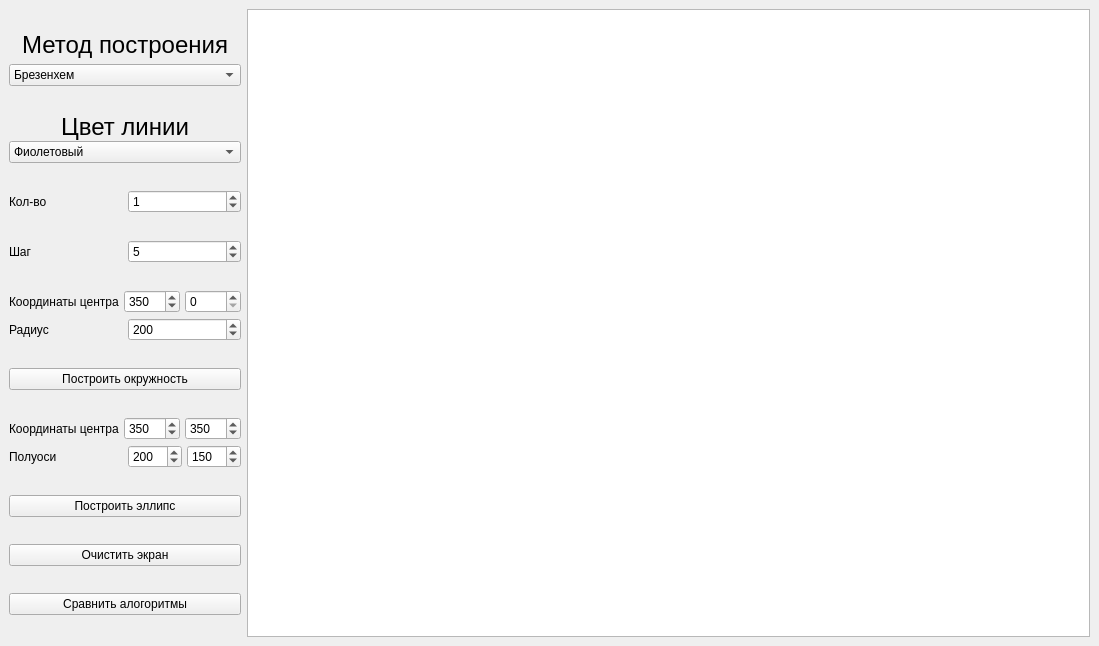
<?xml version="1.0" encoding="UTF-8"?>
<ui version="4.0">
 <class>MainWindow</class>
 <widget class="QMainWindow" name="MainWindow">
  <property name="geometry">
   <rect>
    <x>0</x>
    <y>0</y>
    <width>1099</width>
    <height>646</height>
   </rect>
  </property>
  <property name="windowTitle">
   <string>Lab_03</string>
  </property>
  <property name="autoFillBackground">
   <bool>false</bool>
  </property>
  <property name="tabShape">
   <enum>QTabWidget::Rounded</enum>
  </property>
  <widget class="QWidget" name="centralwidget">
   <layout class="QHBoxLayout" name="horizontalLayout">
    <item>
     <layout class="QVBoxLayout" name="verticalLayout">
      <property name="spacing">
       <number>5</number>
      </property>
      <property name="sizeConstraint">
       <enum>QLayout::SetDefaultConstraint</enum>
      </property>
      <property name="topMargin">
       <number>0</number>
      </property>
      <item>
       <layout class="QVBoxLayout" name="verticalLayout_2">
        <item>
         <widget class="QLabel" name="label_draw_method">
          <property name="sizePolicy">
           <sizepolicy hsizetype="Minimum" vsizetype="Fixed">
            <horstretch>0</horstretch>
            <verstretch>0</verstretch>
           </sizepolicy>
          </property>
          <property name="font">
           <font>
            <pointsize>18</pointsize>
            <weight>50</weight>
            <bold>false</bold>
           </font>
          </property>
          <property name="text">
           <string>Метод построения</string>
          </property>
          <property name="alignment">
           <set>Qt::AlignCenter</set>
          </property>
          <property name="margin">
           <number>0</number>
          </property>
         </widget>
        </item>
        <item>
         <widget class="QComboBox" name="draw_method">
          <item>
           <property name="text">
            <string>Брезенхем</string>
           </property>
          </item>
          <item>
           <property name="text">
            <string>Средняя точка</string>
           </property>
          </item>
          <item>
           <property name="text">
            <string>Библиотечная функция</string>
           </property>
          </item>
          <item>
           <property name="text">
            <string>Каноническое уравнение</string>
           </property>
          </item>
          <item>
           <property name="text">
            <string>Параметрическое уравнение</string>
           </property>
          </item>
         </widget>
        </item>
       </layout>
      </item>
      <item>
       <layout class="QVBoxLayout" name="verticalLayout_3">
        <property name="spacing">
         <number>0</number>
        </property>
        <property name="sizeConstraint">
         <enum>QLayout::SetDefaultConstraint</enum>
        </property>
        <item>
         <widget class="QLabel" name="label_line_color">
          <property name="sizePolicy">
           <sizepolicy hsizetype="Maximum" vsizetype="Fixed">
            <horstretch>0</horstretch>
            <verstretch>0</verstretch>
           </sizepolicy>
          </property>
          <property name="maximumSize">
           <size>
            <width>300</width>
            <height>16777215</height>
           </size>
          </property>
          <property name="font">
           <font>
            <pointsize>18</pointsize>
            <weight>50</weight>
            <bold>false</bold>
           </font>
          </property>
          <property name="layoutDirection">
           <enum>Qt::LeftToRight</enum>
          </property>
          <property name="autoFillBackground">
           <bool>false</bool>
          </property>
          <property name="frameShadow">
           <enum>QFrame::Plain</enum>
          </property>
          <property name="text">
           <string>Цвет линии</string>
          </property>
          <property name="scaledContents">
           <bool>false</bool>
          </property>
          <property name="alignment">
           <set>Qt::AlignBottom|Qt::AlignHCenter</set>
          </property>
         </widget>
        </item>
        <item>
         <widget class="QComboBox" name="colorBox">
          <item>
           <property name="text">
            <string>Фиолетовый</string>
           </property>
          </item>
          <item>
           <property name="text">
            <string>Черный</string>
           </property>
          </item>
          <item>
           <property name="text">
            <string>Синий</string>
           </property>
          </item>
          <item>
           <property name="text">
            <string>Зеленый</string>
           </property>
          </item>
          <item>
           <property name="text">
            <string>Задний фон</string>
           </property>
          </item>
         </widget>
        </item>
       </layout>
      </item>
      <item>
       <layout class="QHBoxLayout" name="horizontalLayout_2">
        <item>
         <widget class="QLabel" name="label">
          <property name="text">
           <string>Кол-во</string>
          </property>
         </widget>
        </item>
        <item>
         <widget class="QSpinBox" name="circle_num_box">
          <property name="value">
           <number>1</number>
          </property>
         </widget>
        </item>
       </layout>
      </item>
      <item>
       <layout class="QHBoxLayout" name="horizontalLayout_3">
        <item>
         <widget class="QLabel" name="label_2">
          <property name="text">
           <string>Шаг</string>
          </property>
         </widget>
        </item>
        <item>
         <widget class="QSpinBox" name="circle_step_box">
          <property name="maximum">
           <number>500</number>
          </property>
          <property name="value">
           <number>5</number>
          </property>
         </widget>
        </item>
       </layout>
      </item>
      <item>
       <layout class="QGridLayout" name="gridLayout">
        <item row="1" column="0">
         <layout class="QHBoxLayout" name="horizontalLayout_4">
          <item>
           <widget class="QLabel" name="label_3">
            <property name="text">
             <string>Координаты центра</string>
            </property>
           </widget>
          </item>
          <item>
           <widget class="QSpinBox" name="circle_center_x">
            <property name="maximum">
             <number>1000</number>
            </property>
            <property name="value">
             <number>350</number>
            </property>
           </widget>
          </item>
          <item>
           <widget class="QSpinBox" name="circle_center_y">
            <property name="maximum">
             <number>1000</number>
            </property>
            <property name="singleStep">
             <number>350</number>
            </property>
           </widget>
          </item>
         </layout>
        </item>
        <item row="2" column="0">
         <layout class="QHBoxLayout" name="horizontalLayout_5">
          <item>
           <widget class="QLabel" name="label_4">
            <property name="text">
             <string>Радиус  </string>
            </property>
           </widget>
          </item>
          <item>
           <widget class="QSpinBox" name="circle_radius">
            <property name="maximum">
             <number>1000</number>
            </property>
            <property name="value">
             <number>200</number>
            </property>
           </widget>
          </item>
         </layout>
        </item>
       </layout>
      </item>
      <item>
       <widget class="QPushButton" name="add_circle_btn">
        <property name="text">
         <string>Построить окружность</string>
        </property>
       </widget>
      </item>
      <item>
       <layout class="QGridLayout" name="gridLayout_2">
        <item row="0" column="0">
         <layout class="QHBoxLayout" name="horizontalLayout_6">
          <item>
           <widget class="QLabel" name="label_5">
            <property name="text">
             <string>Координаты центра</string>
            </property>
           </widget>
          </item>
          <item>
           <widget class="QSpinBox" name="ellipse_center_x">
            <property name="maximum">
             <number>1000</number>
            </property>
            <property name="value">
             <number>350</number>
            </property>
           </widget>
          </item>
          <item>
           <widget class="QSpinBox" name="ellipse_center_y">
            <property name="maximum">
             <number>1000</number>
            </property>
            <property name="value">
             <number>350</number>
            </property>
           </widget>
          </item>
         </layout>
        </item>
        <item row="1" column="0">
         <layout class="QHBoxLayout" name="horizontalLayout_7">
          <item>
           <widget class="QLabel" name="label_6">
            <property name="text">
             <string>Полуоси                    </string>
            </property>
           </widget>
          </item>
          <item>
           <widget class="QSpinBox" name="ellipse_halfax_x">
            <property name="maximum">
             <number>1000</number>
            </property>
            <property name="value">
             <number>200</number>
            </property>
           </widget>
          </item>
          <item>
           <widget class="QSpinBox" name="ellipse_halfax_y">
            <property name="maximum">
             <number>1000</number>
            </property>
            <property name="value">
             <number>150</number>
            </property>
           </widget>
          </item>
         </layout>
        </item>
       </layout>
      </item>
      <item>
       <widget class="QPushButton" name="add_ellipse_btn">
        <property name="text">
         <string>Построить эллипс</string>
        </property>
       </widget>
      </item>
      <item>
       <widget class="QPushButton" name="clean_screen_btn">
        <property name="text">
         <string>Очистить экран</string>
        </property>
       </widget>
      </item>
      <item>
       <widget class="QPushButton" name="do_benchmarks_btn">
        <property name="text">
         <string>Сравнить алогоритмы</string>
        </property>
       </widget>
      </item>
     </layout>
    </item>
    <item>
     <widget class="QGraphicsView" name="graphicsView">
      <property name="sizePolicy">
       <sizepolicy hsizetype="Expanding" vsizetype="Expanding">
        <horstretch>0</horstretch>
        <verstretch>0</verstretch>
       </sizepolicy>
      </property>
     </widget>
    </item>
   </layout>
  </widget>
  <widget class="QMenuBar" name="menubar">
   <property name="geometry">
    <rect>
     <x>0</x>
     <y>0</y>
     <width>1099</width>
     <height>22</height>
    </rect>
   </property>
  </widget>
 </widget>
 <resources/>
 <connections/>
</ui>
